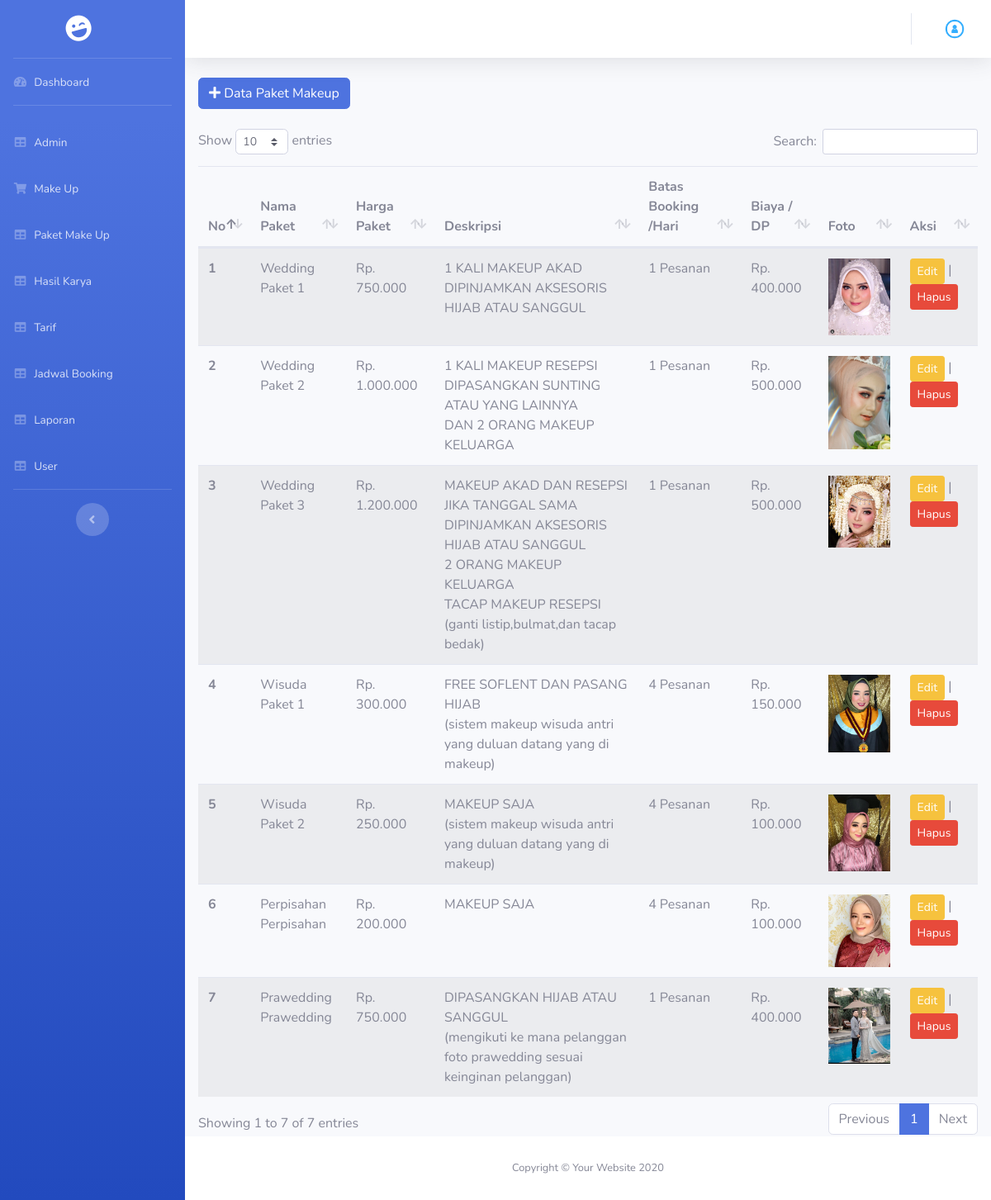
Screenshot of /index.php/admin/paket_makeup with the database file from the repository.
### tables this page shows
CREATE TABLE `tb_paket_makeup` (
  `id_paket` int(11) NOT NULL,
  `id_makeup` int(11) NOT NULL,
  `nm_paket` varchar(100) NOT NULL,
  `harga_paket` int(11) NOT NULL,
  `deskripsi` text DEFAULT NULL,
  `batas_booking_per_hari` int(11) NOT NULL,
  `biaya_dp` int(11) NOT NULL,
  `foto` text NOT NULL,
  `jumlah_orang` int(11) NOT NULL DEFAULT 1
);

CREATE TABLE `tb_makeup` (
  `id_makeup` int(11) NOT NULL,
  `nm_makeup` varchar(50) NOT NULL,
  `deskripsi` text NOT NULL,
  `lokasi_makeup` varchar(50) NOT NULL
);

### application/core/MY_Controller.php (called while the page is built, shortened)
<?php
class MY_Controller extends CI_Controller
{
	public function view_backend($view, $data = null)
	{
		$this->load->view('admin/templateBackend/header');
		$this->load->view('admin/templateBackend/sidebar');
		$this->load->view($view, $data);
		$this->load->view('admin/templateBackend/footer');
	}
}

### application/controllers/admin/Paket_Makeup.php (called while the page is built, shortened)
<?php
class Paket_Makeup extends MY_Controller
{
  public function index()
  {
    $data['paket_makeup'] = $this->paketMakeupModel->getAll();
    $data['makeup'] = $this->makeupModel->getAll();
    $this->view_backend('admin/paket_makeup/paket_makeup', $data);
  }
}

### index.php (called while the page is built, shortened)
<?php
require_once BASEPATH.'core/CodeIgniter.php';

### application/models/Backend/Paket_Makeup_Model.php (called while the page is built, shortened)
<?php defined('BASEPATH') or exit('No direct script access allowed');
class Paket_Makeup_Model extends CI_Model
{
	public function getAll()
	{
		return $this->db->query("Select
        tb_paket_makeup.id_paket,
        tb_paket_makeup.id_makeup,
        tb_paket_makeup.nm_paket,
        tb_makeup.nm_makeup,
        tb_makeup.lokasi_makeup,
        tb_paket_makeup.harga_paket,
        tb_paket_makeup.deskripsi,
        tb_paket_makeup.biaya_dp,
        tb_paket_makeup.foto,
        tb_paket_makeup.batas_booking_per_hari,
        tb_paket_makeup.jumlah_orang,
        tb_makeup.nm_makeup
    From
        tb_paket_makeup Left Join
        tb_makeup On tb_paket_makeup.id_makeup = tb_makeup.id_makeup")->result();
	}
}

### application/views/admin/paket_makeup/paket_makeup.php (the view, shortened to what this page needs)
<section class="mt-3 mr-3 ml-3">
    <div class="mb-4">
        <button data-toggle="modal" data-target="#tambah" class="btn btn-primary"><i class="fas fa-plus"></i> Data Paket Makeup</button>
    </div>
    <table class="table table-striped" id="dataTable">
        <thead>
            <tr>
                <th scope="col">No</th>
                <th scope="col">Nama Paket</th>
                <th scope="col">Harga Paket</th>
                <th scope="col">Deskripsi</th>
                <th scope="col">Batas Booking /Hari</th>
                <th scope="col">Biaya / DP</th>
                <th scope="col">Foto</th>
                <th scope="col">Aksi</th>
            </tr>
        </thead>
        <tbody>
            <?php foreach ($paket_makeup as $no => $pm) : ?>
                <tr>
                    <th scope="row"><?php echo $no + 1; ?></th>
                    <td><?php echo $pm->nm_makeup."<br>".$pm->nm_paket ?></td>
                    <td>Rp. <?php echo number_format($pm->harga_paket, '0', ',', '.') ?></td>
                    <td><?php echo $pm->deskripsi ?></td>
                    <td><?php echo $pm->batas_booking_per_hari ?> Pesanan</td>
                    <td>Rp. <?php echo number_format($pm->biaya_dp, '0', ',', '.') ?></td>
                    <td><img src="<?php echo base_url() . './assets/upload/' . $pm->foto ?>" alt="" class="img-fluid" style="width: 150px;"></td>
                    <td style="width: 10%;"><a href="<?php echo base_url('admin/paket_edit/') . $pm->id_paket ?>" class="btn btn-sm btn-warning">Edit</a> | <a href="<?php echo base_url('admin/paket_hapus/') . $pm->id_paket ?>" class="btn btn-sm btn-danger">Hapus</a></td>
                </tr>
            <?php endforeach; ?>
        </tbody>
    </table>
</section>

### rows the page displays
tb_paket_makeup: id_makeup.nm_makeup "Wedding", nm_paket "Paket 1", harga_paket "750.000", deskripsi "1 KALI MAKEUP AKAD DIPINJAMKAN AKSESORIS HIJAB ATAU SANGGUL", batas_booking_per_hari "1", biaya_dp "400.000", foto (picture)
tb_paket_makeup: id_makeup.nm_makeup "Wedding", nm_paket "Paket 2", harga_paket "1.000.000", deskripsi "1 KALI MAKEUP RESEPSI DIPASANGKAN SUNTING ATAU YANG LAINNYA DAN 2 ORANG MAKEUP KELUARGA", batas_booking_per_hari "1", biaya_dp "500.000", foto (picture)
tb_paket_makeup: id_makeup.nm_makeup "Wedding", nm_paket "Paket 3", harga_paket "1.200.000", deskripsi "MAKEUP AKAD DAN RESEPSI JIKA TANGGAL SAMA DIPINJAMKAN AKSESORIS HIJAB ATAU SANGGUL 2 ORANG MAKEUP KELUARGA TACAP MAKEUP RESEPSI (ganti listip,bulmat,dan tacap bedak)", batas_booking_per_hari "1", biaya_dp "500.000", foto (picture)
tb_paket_makeup: id_makeup.nm_makeup "Wisuda", nm_paket "Paket 1", harga_paket "300.000", deskripsi "FREE SOFLENT DAN PASANG HIJAB (sistem makeup wisuda antri yang duluan datang yang di makeup)", batas_booking_per_hari "4", biaya_dp "150.000", foto (picture)
tb_paket_makeup: id_makeup.nm_makeup "Wisuda", nm_paket "Paket 2", harga_paket "250.000", deskripsi "MAKEUP SAJA (sistem makeup wisuda antri yang duluan datang yang di makeup)", batas_booking_per_hari "4", biaya_dp "100.000", foto (picture)
tb_paket_makeup: id_makeup.nm_makeup "Perpisahan", nm_paket "Perpisahan", harga_paket "200.000", deskripsi "MAKEUP SAJA", batas_booking_per_hari "4", biaya_dp "100.000", foto (picture)
tb_paket_makeup: id_makeup.nm_makeup "Prawedding", nm_paket "Prawedding", harga_paket "750.000", deskripsi "DIPASANGKAN HIJAB ATAU SANGGUL (mengikuti ke mana pelanggan foto prawedding sesuai keinginan pelanggan)", batas_booking_per_hari "1", biaya_dp "400.000", foto (picture)
